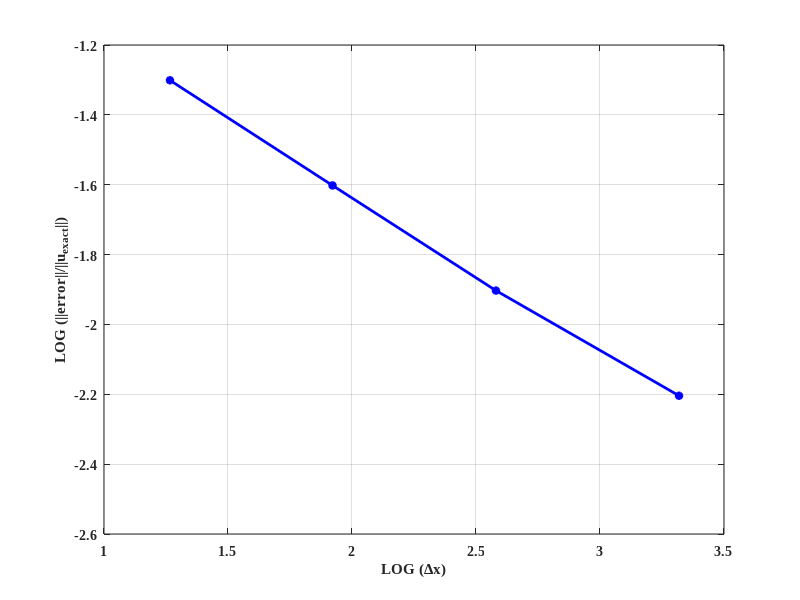

Reproduce this figure in MATLAB.

Err = [2082.682441 380.582232 83.434528 18.445270]';
del_x = [1/160 1/80 1/40 1/20]';
logerr = log10(Err);
logdel = log10(del_x);

figure(5)
plot(logerr , logdel ,'-b*', 'linewidth' , 2)
xlabel('LOG (\Deltax)')
ylabel('LOG (||error||/||u_{exact}||)')
set(gca,'FontName','Times New Roman','FontSize',10,'fontWeight','bold');
grid on